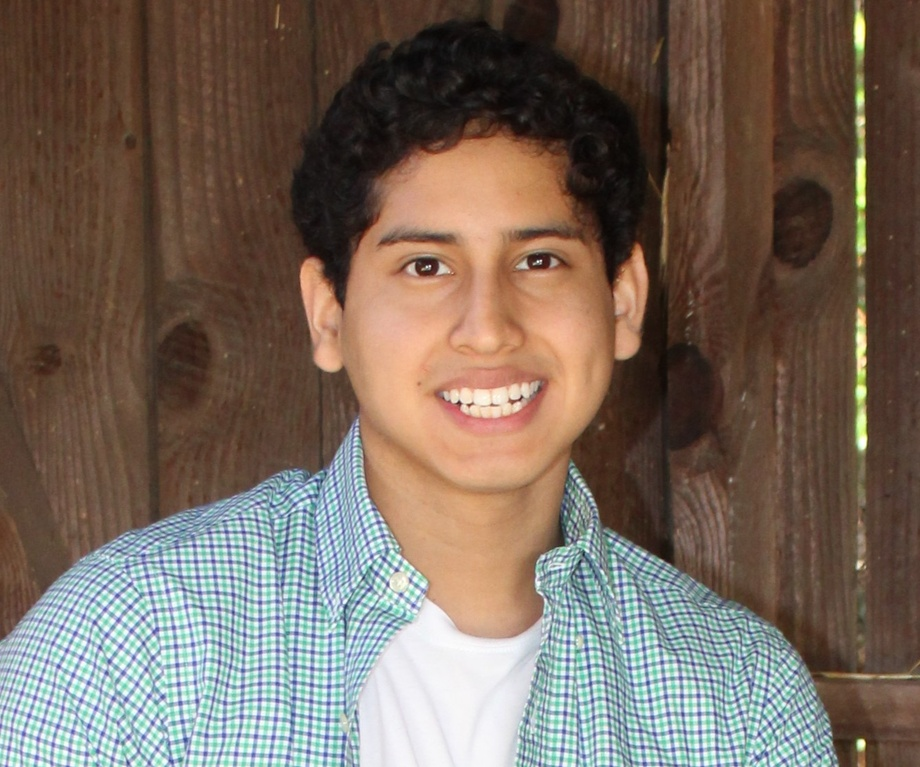
#> input picture Coding_Practice/Libraries/OpenCV/Detection/assets/cover.JPG, 920 x 767 px, shrunk from 1338 x 1115 before the run, found by its file name
$ python tutorial6.py
#> lines starting #> are read from the running program, lines starting #| are printed output that depends on the picture; after the words box and inside, x2 and y2 are one past the last pixel; in counts of white or black regions, pixels touching at a corner belong together
'''
Tutorial 6: Corner Detection - Shi-Tomasi Algorithm

Piero Orderique
09 June 2021
'''

import numpy as np
import cv2

img = cv2.imread('Detection/assets/cover.jpg')
#> img is the input picture: shape (767, 920, 3); mean B, G, R 93.1, 105, 119.9

#* Easier to detect edges in black in white
gray = cv2.cvtColor(img, cv2.COLOR_BGR2GRAY)
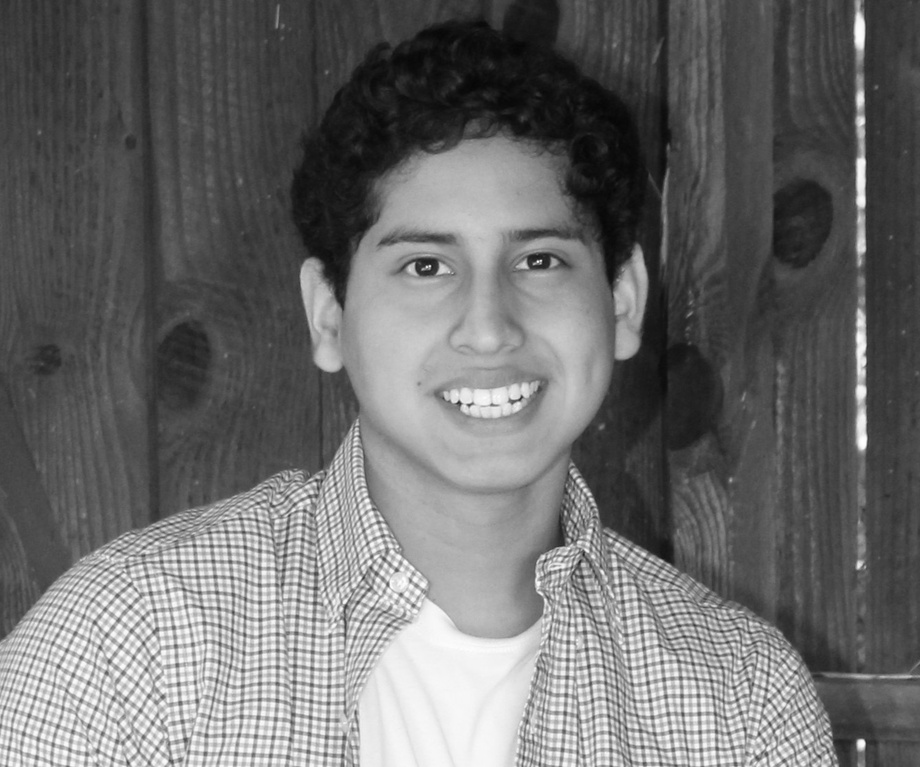
#> gray: shape (767, 920); min 5, max 255, mean 108.1

#* run the algorithm
# get the 5 best corners, 0.2 degree of confidence, minimum ecluidian distance of 1
corners = cv2.goodFeaturesToTrack(gray, 150, 0.01, 1)
#> corners = 150 rows, first 8: [541, 260], [430, 265], [537, 261], [521, 395], [459, 401], [426, 266], [466, 404], [414, 263]
corners = np.int0(corners)

#* draw a circle at each corner
for corner in corners:
    x, y = corner.ravel() # ravel takes [[[1, 2, 3]]] -> [1,2,3]
    cv2.circle(img, (x,y), 5, (255,0,0), -1) # if negative, it FILLS the shape
    print(x,y)
#> this loop made 150 passes
#> (x, y) on passes 1 to 12: (541, 260), (430, 265), (537, 261), (521, 395), (459, 401), (426, 266), (466, 404), (414, 263), (560, 588), (533, 264), (343, 603), (461, 403)
#| 541 260
#| 430 265
#| 537 261
#| 521 395
#| 459 401
#| 426 266
#| 466 404
#| 414 263
#> (further printed lines are left out)
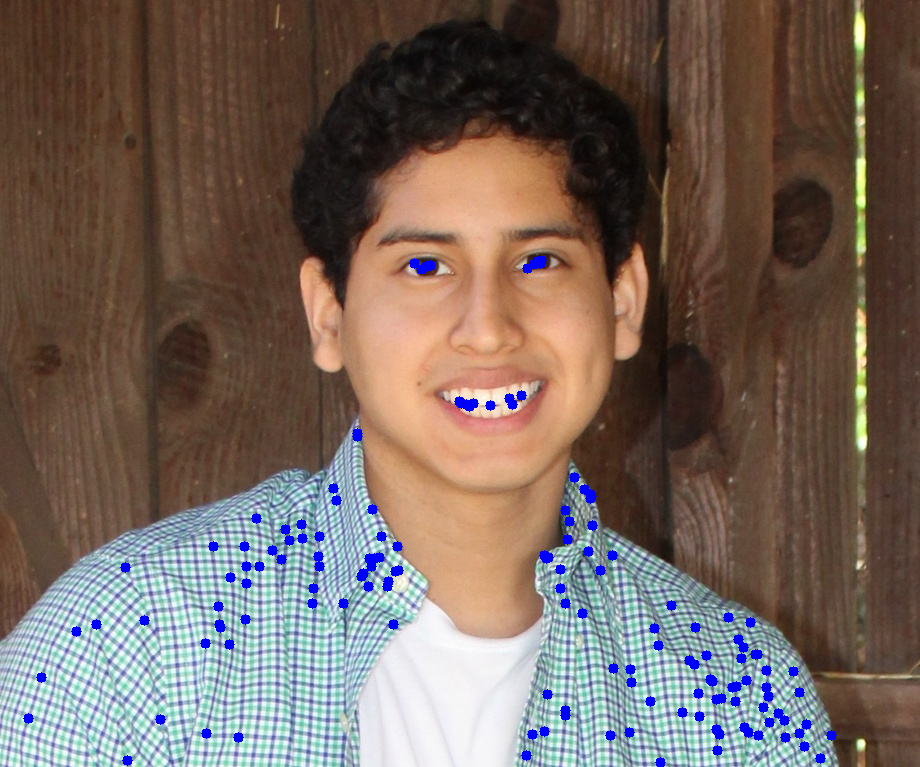
#> img: shape (767, 920, 3); 1.55% of pixels changed, all inside (x1, y1, x2, y2) = (23, 255, 837, 767)

# fun with lines
for i in range(len(corners)):
    for j in range(i+1, len(corners)):
        c1 = tuple(corners[i][0])
        c2 = tuple(corners[j][0])
        color = tuple(map(lambda x: int(x), np.random.randint(0, 255, size=3)))
        cv2.line(img, c1, c2, color, 1)
#> this loop made 150 passes
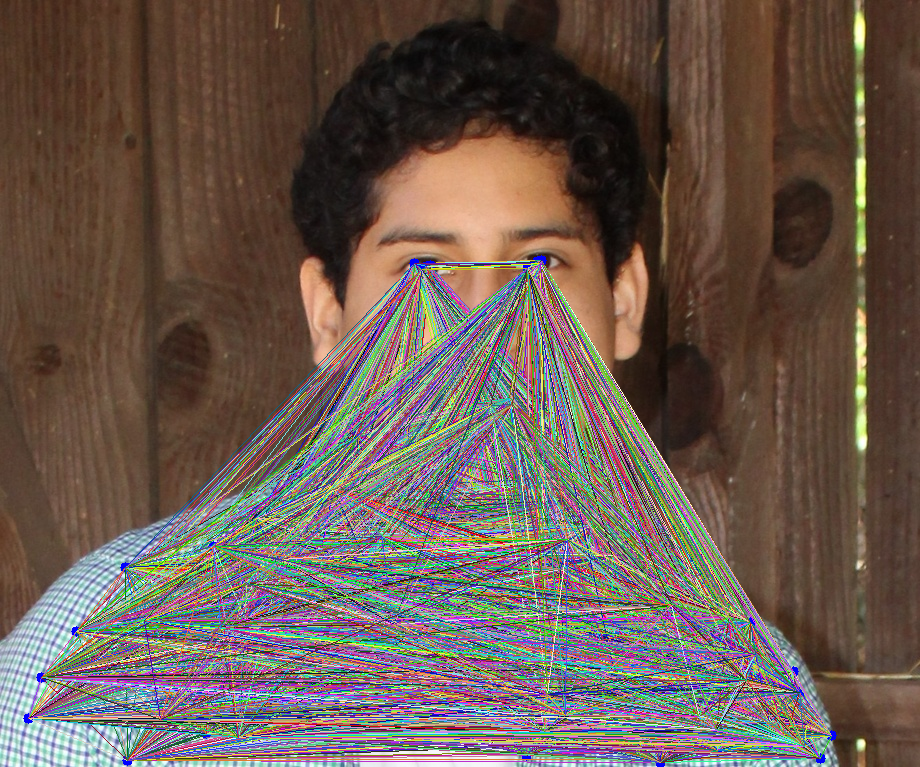
#> img: shape (767, 920, 3); mean B, G, R 81.4, 90.6, 106.5

cv2.imshow('frame', img)
cv2.waitKey(0)
cv2.destroyAllWindows()
